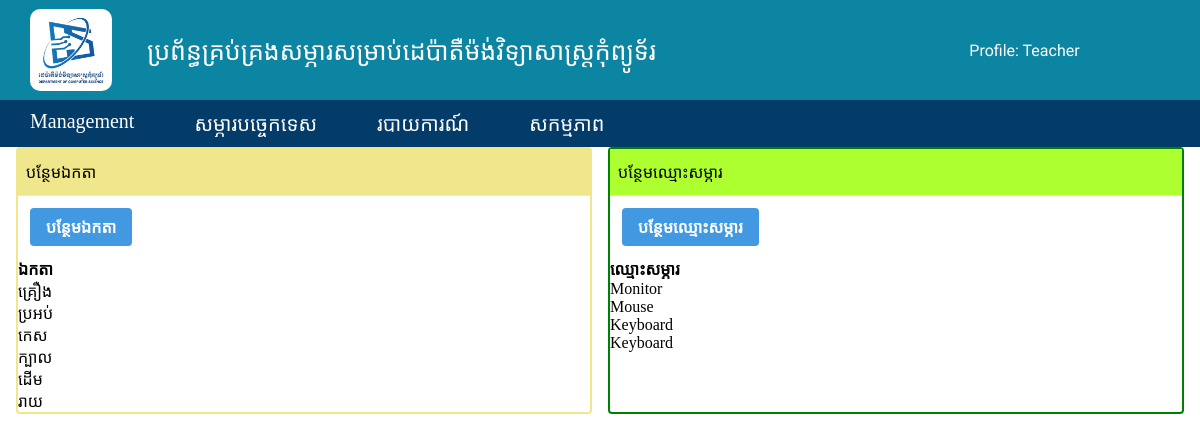
Page /admin/addThink.php (signed in) on the committed database.
### tables this page shows
CREATE TABLE `addthink` (
  `id` int(11) NOT NULL,
  `think` varchar(50) NOT NULL
);

CREATE TABLE `addproductname` (
  `id` int(20) NOT NULL,
  `name` varchar(255) NOT NULL
);

### admin/addThink.php (the view, shortened to what this page needs)
<?php
include('include/config.php');
?>
<!Doctype html>
<html>
<head>
    <link rel="stylesheet" href="style/pag1.css">
    <link rel="stylesheet" href="style/dist/all.css">
    <link rel="stylesheet" href="style/dist/styles.css">
</head>
<body style="font-family:'Times New Roman', 'khmer os battambang';">
    <?php include('include/Header.php'); ?>
     <div class='flex flex-1  flex-col md:flex-row lg:flex-row mx-2'>
        <div class="mb-2 mx-2 border-solid border-gray-300  rounded border shadow-sm w-full md:w-1/2 lg:w-1/2" style=" border: 2px solid khaki;">
            <div class="bg-gray-200 px-2 py-3 border-solid border-gray-300 border-b" style=" background-color:khaki">
                បន្ថែមឯកតា
            </div>
            <div class="p-3">
                <button data-modal='think' class="modal-trigger bg-blue-500 hover:bg-blue-700 text-white font-bold py-2 px-4 rounded">
                    បន្ថែមឯកតា
                </button>
            </div>
            <table style="font-family:'poppins','khmer os battambang';">
                <tr>
                    <th>ឯកតា</th>
                </tr>
                <?php
                $showthink = "SELECT * FROM addthink";
                $showthink_run = mysqli_query($connect, $showthink);
                while ($row = $showthink_run->fetch_assoc()) {
                ?>
                    <tr>
                        <td><?php echo "$row[think]"; ?></td>
                    </tr>
                <?php } ?>
            </table>
        </div>
        <div class="mb-2 mx-2 border-solid border-gray-300  rounded border shadow-sm w-full md:w-1/2 lg:w-1/2" style=" border: 2px solid green;">
            <div class="bg-gray-200 px-2 py-3 border-solid border-gray-300 border-b" style=" background-color:greenyellow;">
                បន្ថែមឈ្មោះសម្ភារ
            </div>
            <div class="p-3">
                <button data-modal='name' class="modal-trigger bg-blue-500 hover:bg-blue-700 text-white font-bold py-2 px-4 rounded">
                    បន្ថែមឈ្មោះសម្ភារ
                </button>
            </div>
            <table style="font-family:'poppins','khmer os battambang';">
                <tr>
                    <th>ឈ្មោះសម្ភារ</th>
                </tr>
                <?php
                $showthink = "SELECT name FROM addproductname";
                $showthink_run = mysqli_query($connect, $showthink);
                while ($row = $showthink_run->fetch_assoc()) {
                ?>
                    <tr>
                        <td><?php echo "$row[name]"; ?></td>
                    </tr>
                <?php } ?>
            </table>
        </div>
    </div>
</body>
</html>

### admin/style/pag1.css (style rules this page uses)
* { margin: 0; padding: 0; box-sizing: border-box; }
table { font-family: arial, sans-serif; border-collapse: collapse; width: auto; }

### rows in the picture
addthink: think "គ្រឿង"
addthink: think "ប្រអប់"
addthink: think "កេស"
addthink: think "ក្បាល"
addthink: think "ដើម"
addthink: think "រាយ"
addproductname: name "Monitor"
addproductname: name "Mouse"
addproductname: name "Keyboard"
addproductname: name "Keyboard"

### other values in the picture
$_SESSION['username'] "Teacher"
